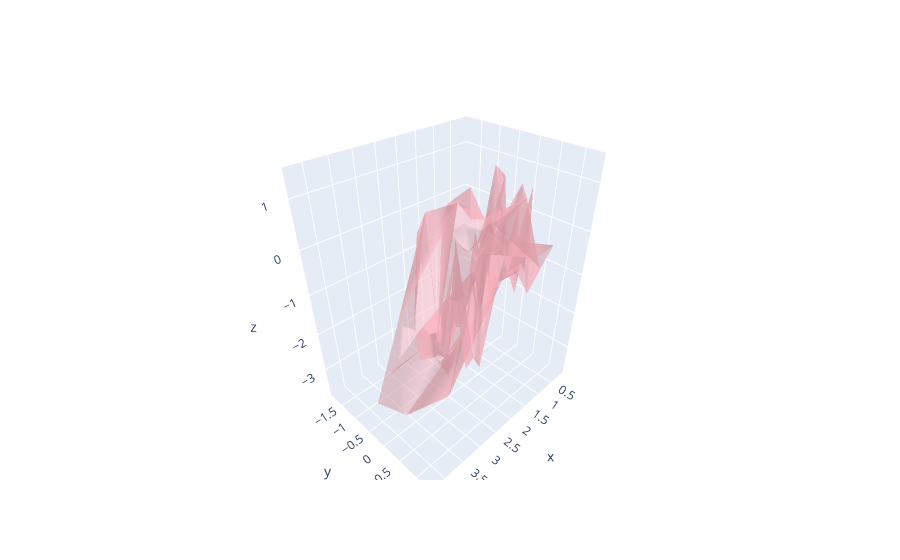

Source (notebook cell):
### Code cell
# Download data set from plotly repo
pts = np.loadtxt(np.DataSource().open('https://raw.githubusercontent.com/plotly/datasets/master/mesh_dataset.txt'))
x, y, z = pts.T

fig = go.Figure(data=[go.Mesh3d(x=x, y=y, z=z, color='lightpink', opacity=0.50)])
fig.show()
